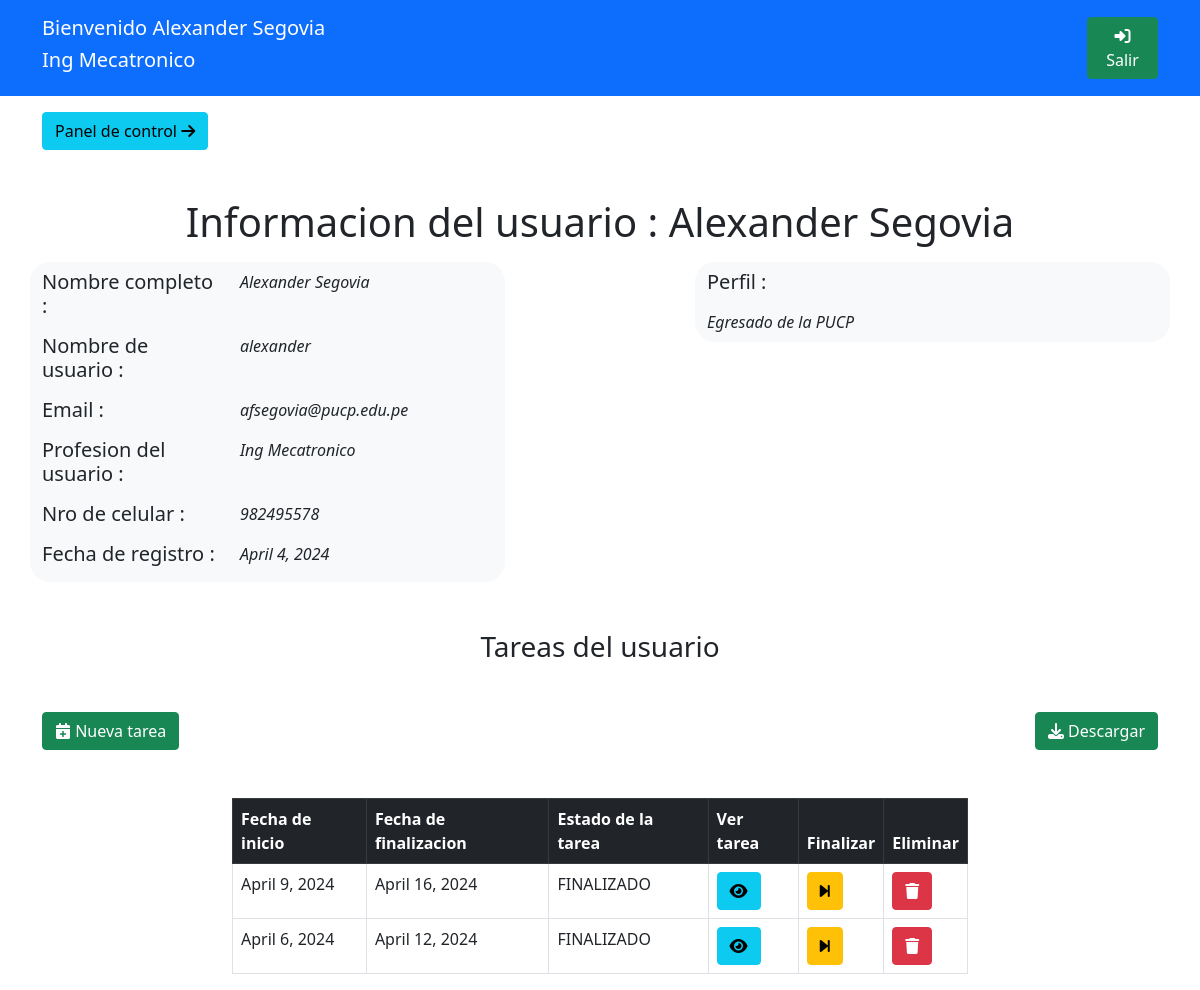
/perfilUsuario (signed in), run on the app's committed database.
### app4/models.py (models this page shows)
class datosUsuario(models.Model):
    userRel = models.OneToOneField(User,on_delete=models.CASCADE)
    nroCelular = models.CharField(max_length=16, null=True, blank=True)
    profesionUsuario = models.CharField(max_length=64, null=True, blank=True)
    perfilUsuario = models.CharField(max_length=512, null=True, blank=True)
    fechaCreacion = models.DateField(default=date.today)

class tareasSistem(models.Model):
    nombreTarea = models.CharField(max_length=32, null=True, blank=True)
    descripcionTarea = models.CharField(max_length=512, null=True, blank=True)
    fechaFin = models.DateField(default=date.today)
    fechaInicio = models.DateField(default=date.today)
    estadoTarea = models.CharField(max_length=16, null=True, blank=True)
    usuarioCreador = models.ForeignKey(User, on_delete=models.CASCADE, null=True, blank=True)
    usuarioResponsable = models.ForeignKey(datosUsuario, on_delete=models.SET_NULL, null=True, blank=True)

### app4/views.py (the view, shortened to what this page needs)
# urls.py: path('perfilUsuario',views.perfilUsuario,name='perfilUsuario'),
@login_required(login_url='/')
def perfilUsuario(request):
    return render(request,'informacionUsuario.html',{
        'usuariosExtendidos':datosUsuario.objects.all(),
        'tareasTotales':tareasSistem.objects.all()
    })

### app4/templates/informacionUsuario.html (shortened to what this page needs)
{% load static %}
<!DOCTYPE html>
<html>
    <head>
        <link href="https://cdn.jsdelivr.net/npm/bootstrap@5.0.2/dist/css/bootstrap.min.css" rel="stylesheet">
        <link rel="stylesheet" href="https://cdnjs.cloudflare.com/ajax/libs/font-awesome/6.4.0/css/all.min.css" />
    </head>
    <body>
        <div class="bg-primary">
            <div class="container">
                <div class="row justify-content-between align-items-center">
                    <div class="col-4 mt-3 mb-3 text-white">
                        <div class="row">
                            <h5>Bienvenido {{ user.first_name }} {{ user.last_name }}</h5>
                        </div>
                        <div class="row">
                            <h5 id="usuarioNombreJs">{{ user.datosusuario.profesionUsuario }}</h5>
                        </div>
                    </div>
                    <div class="col-1">
                        <a class="btn btn-success" href="{% url 'app4:cerrarSesion' %}"><i class="fa-solid fa-right-to-bracket"></i> Salir</a>
                    </div>
                </div>
            </div>
        </div>
        <div class="container mt-3 mb-3">
            <div>
                <a href="{% url 'app4:consolaAdministrador' %}" class="btn btn-info">Panel de control <i class="fa-solid fa-arrow-right"></i></a>
            </div>
        </div>
        <div class="mt-5 text-center mb-3">
            <h1>Informacion del usuario : {{ user.first_name }} {{ user.last_name }}</h1>
        </div>
        <div class="container">
            <div class="row justify-content-between">
                <div class="col-5 bg-light" style="border-radius: 20px;">
                    <div class="row mb-2 mt-2">
                        <div class="col-5">
                            <h5>Nombre completo : </h5>
                        </div>
                        <div class="col-7">
                            <i>{{ user.first_name }} {{ user.last_name }}</i>
                        </div>
                    </div>
                    <div class="row mb-2">
                        <div class="col-5">
                            <h5>Nombre de usuario : </h5>
                        </div>
                        <div class="col-7">
                            <i>{{ user.username }}</i>
                        </div>
                    </div>
                    <div class="row mb-2">
                        <div class="col-5">
                            <h5>Email : </h5>
                        </div>
                        <div class="col-7">
                            <i>{{ user.email }}</i>
                        </div>
                    </div>
                    <div class="row mb-2">
                        <div class="col-5">
                            <h5>Profesion del usuario : </h5>
                        </div>
                        <div class="col-7">
                            <i>{{ user.datosusuario.profesionUsuario }}</i>
                        </div>
                    </div>
                    <div class="row mb-2">
                        <div class="col-5">
                            <h5>Nro de celular : </h5>
                        </div>
                        <div class="col-7">
                            <i>{{ user.datosusuario.nroCelular }}</i>
                        </div>
                    </div>
                    <div class="row mb-2">
                        <div class="col-5">
                            <h5>Fecha de registro : </h5>
                        </div>
                        <div class="col-7">
                            <i>{{ user.datosusuario.fechaCreacion }}</i>
                        </div>
                    </div>
                </div>
                <div class="col-5 bg-light h-100" style="border-radius: 20px;">
                    <div class="row mb-2 mt-2">
                        <div class="col-5">
                            <h5>Perfil : </h5>
                        </div>
                    </div>
                    <div class="row mb-2">
                        <div class="col-12">
                            <i>{{ user.datosusuario.perfilUsuario }}</i>
                        </div>
                    </div>
                </div>
            </div>
        </div>
        <div class="mt-5 text-center mb-3">
            <h3>Tareas del usuario</h3>
        </div>
        <div class="container mt-5">
            <div class="row justify-content-between">
                <div class="col-2 text-start">
                    <button class="btn btn-success" data-bs-toggle="modal" data-bs-target="#nuevaTarea"><i class="fa-solid fa-calendar-plus"></i> Nueva tarea</button>
                </div>
                <div class="col-2 text-end">
                    <a class="btn btn-success" href="#"><i class="fa-solid fa-download"></i> Descargar</a>
                </div>
            </div>
        </div>
        <div class="mt-5 container">
            <div class="row justify-content-center">
                <div class="col-8">
                    <table class="table table-bordered">
                        <thead class="table-dark">
                            <th>Fecha de inicio</th>
                            <th>Fecha de finalizacion</th>
                            <th>Estado de la tarea</th>
                            <th>Ver tarea</th>
                            <th>Finalizar</th>
                            <th>Eliminar</th>
                        </thead>
                        <tbody>
                            {% for tareaInfo in tareasTotales %}
                            <tr>
                                <td>{{ tareaInfo.fechaInicio }}</td>
                                <td>{{ tareaInfo.fechaFin }}</td>
                                <td>{{ tareaInfo.estadoTarea }}</td>
                                <td><button data-bs-toggle="modal" data-bs-target="#detalleTarea" id="{{ tareaInfo.id }}" onclick="cargarInformacionTarea(this.id)" class="btn btn-info"><i class="fa-solid fa-eye"></i></button></td>
                                <td><a class="btn btn-warning" href="{% url 'app4:finalizarTarea' tareaInfo.id %}"><i class="fa-solid fa-forward-step"></i></a></td>
                                <td><a class="btn btn-danger" href="#"><i class="fa-solid fa-trash"></i></a></td>
                            </tr>
                            {% endfor %}
                        </tbody>
                    </table>
                </div>
            </div>
        </div>
    </body>
</html>

### data on the page
tareasSistem: fechaInicio "April 9, 2024", fechaFin "April 16, 2024", estadoTarea "FINALIZADO"
tareasSistem: fechaInicio "April 6, 2024", fechaFin "April 12, 2024", estadoTarea "FINALIZADO"

### other printed values
{{ user.first_name }} "Alexander"
{{ user.last_name }} "Segovia"
{{ user.datosusuario.profesionUsuario }} "Ing Mecatronico"
{{ user.username }} "alexander"
{{ user.email }} "afsegovia@pucp.edu.pe"
{{ user.datosusuario.nroCelular }} "982495578"
{{ user.datosusuario.fechaCreacion }} "April 4, 2024"
{{ user.datosusuario.perfilUsuario }} "Egresado de la PUCP"
